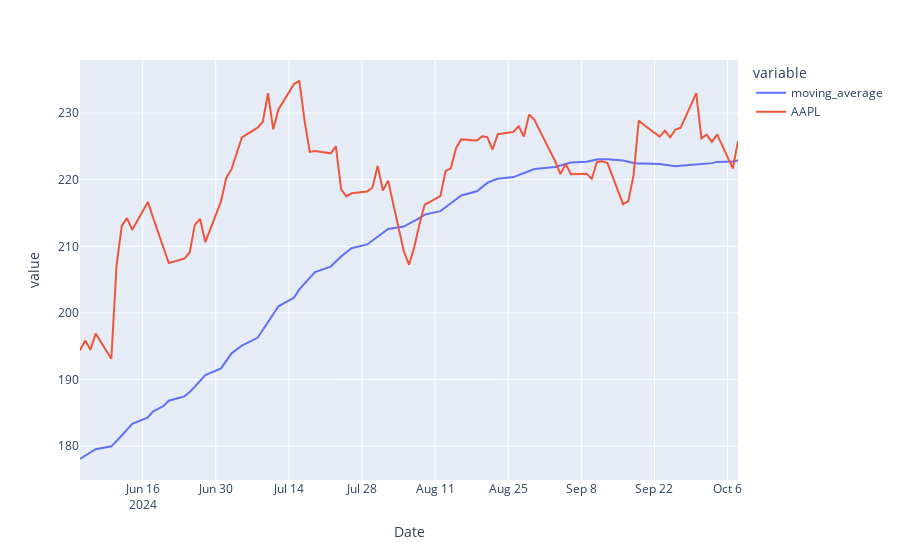

Notebook code cell kept with this figure:
### Code cell
fig = px.line(df)
fig.show()
